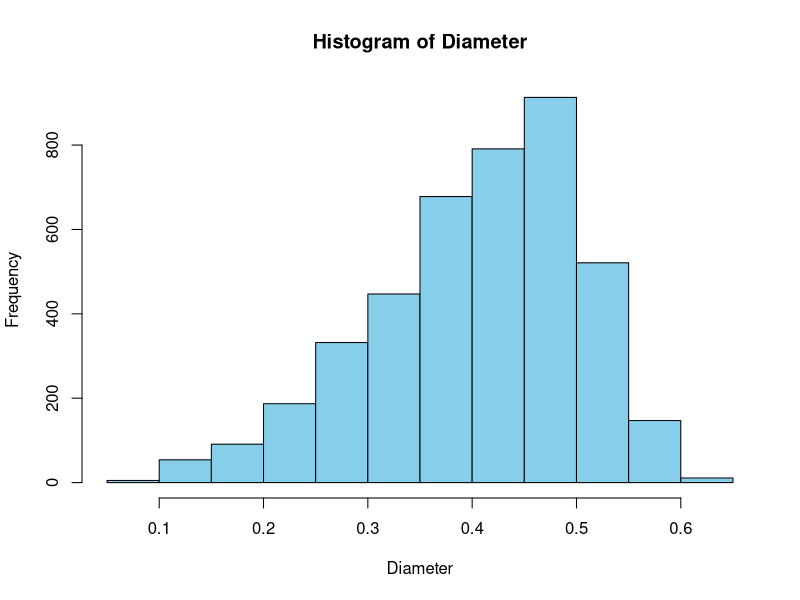
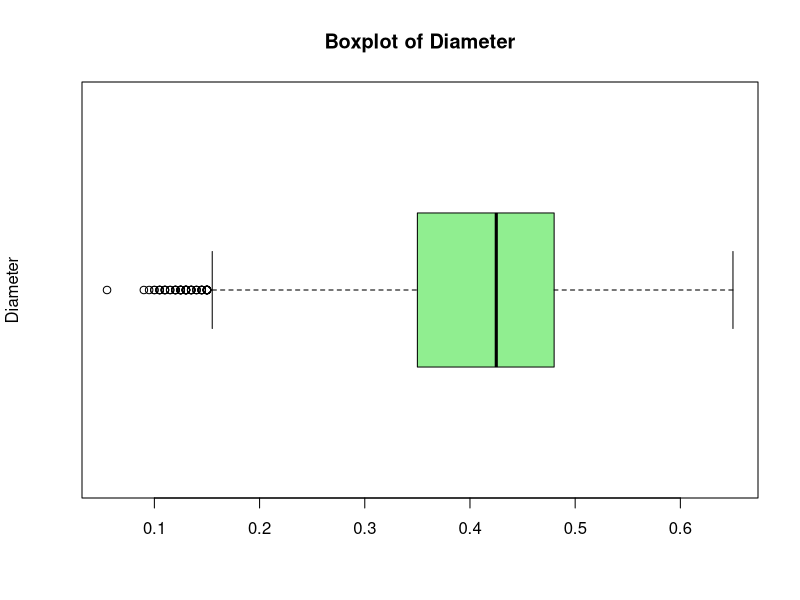
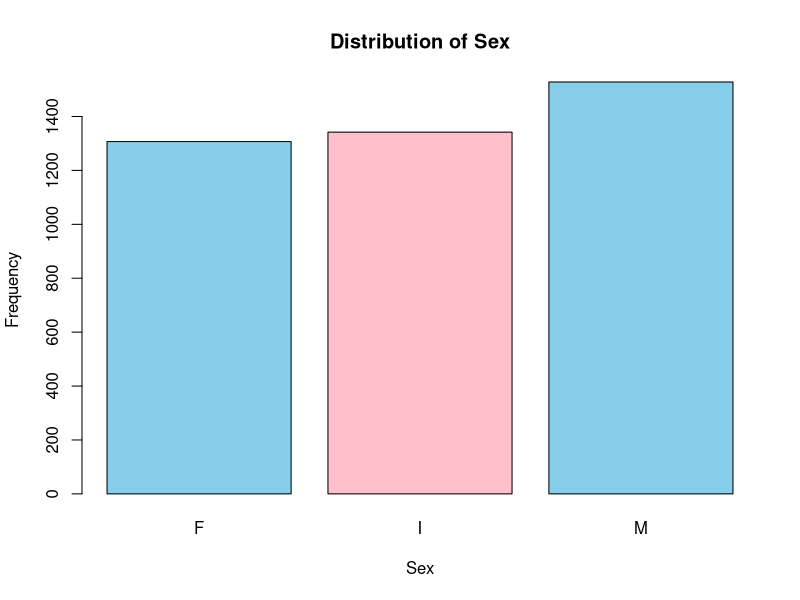
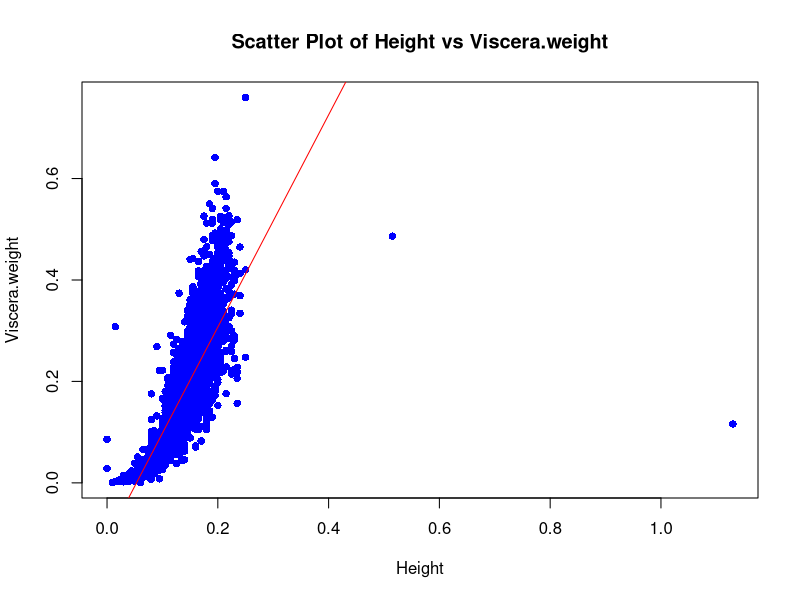
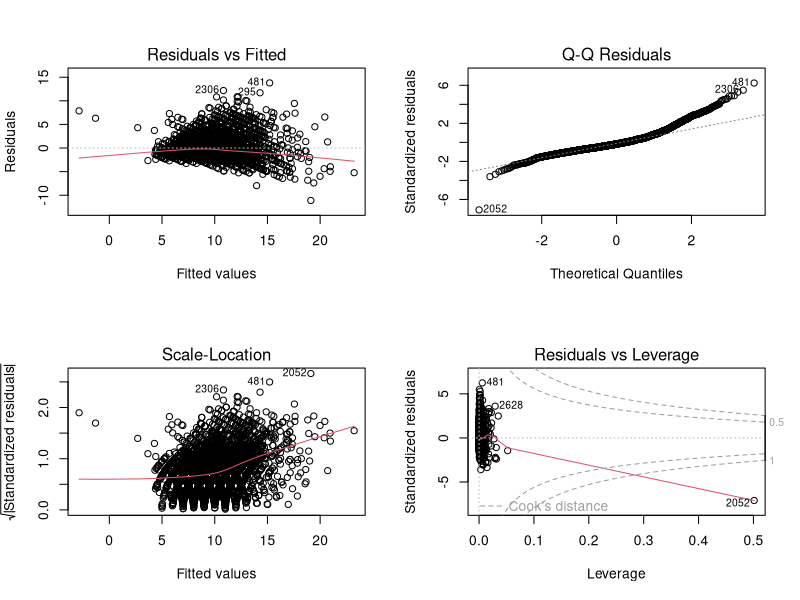
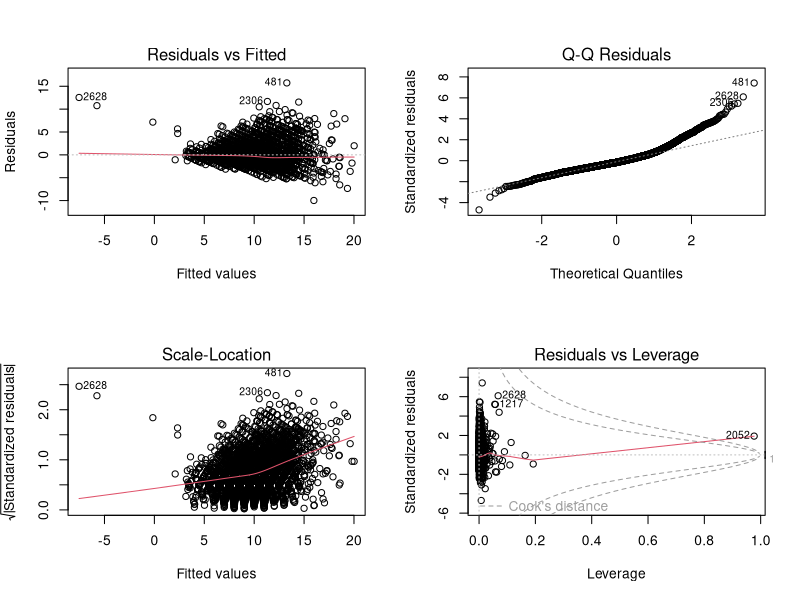
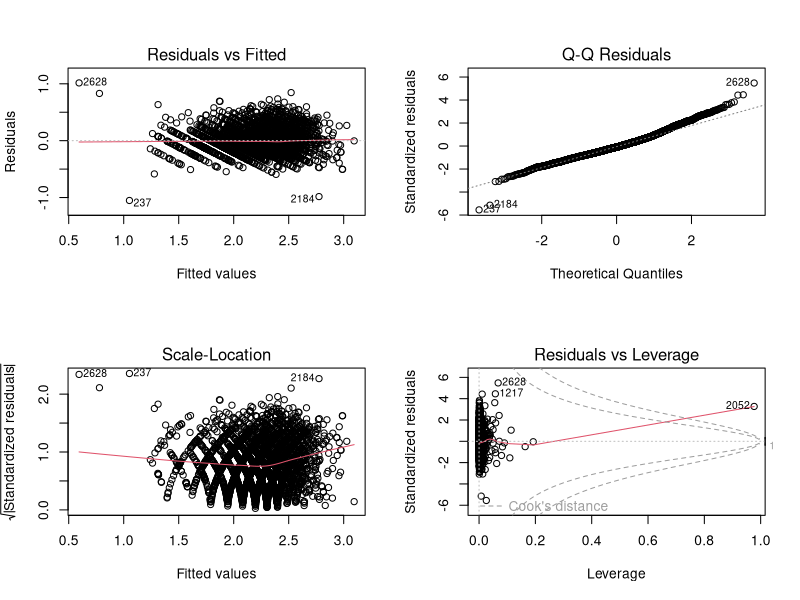
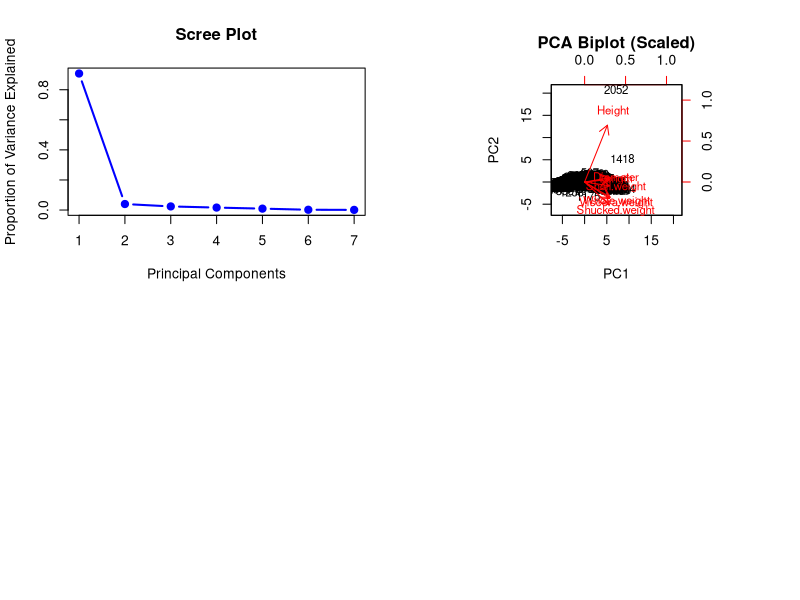

Recreate these plots in R, in order.
if (!requireNamespace("rstudioapi", quietly = TRUE)) install.packages("rstudioapi")
setwd(dirname(rstudioapi::getActiveDocumentContext()$path))


dev.new()

# Reading the data
my_data <- read.csv("abalone_dataset.csv")
str(my_data)
head(my_data)

# Number of observations and variables
dim(my_data)
# Number of rows (observations)
nrow(my_data)

# Number of columns (variables)
ncol(my_data)

# Calculate summary statistics for 'Diameter'
mean_Dia <- mean(my_data$Diameter, na.rm = TRUE)
median_Dia <- median(my_data$Diameter, na.rm = TRUE)
sd_Dia <- sd(my_data$Diameter, na.rm = TRUE)
min_Dia <- min(my_data$Diameter, na.rm = TRUE)
max_Dia <- max(my_data$Diameter, na.rm = TRUE)

# Create a data frame to store the results
summary_table <- data.frame(
  Statistic = c("Mean", "Median", "Standard Deviation", "Minimum", "Maximum"),
  Value = c(mean_Dia, median_Dia, sd_Dia, min_Dia, max_Dia)
)

# Print the table
print(summary_table)


# Select numerical variables
numerical_vars <- my_data[, sapply(my_data, is.numeric)]

# Calculate statistics
stats <- data.frame(
  Variable = colnames(numerical_vars),
  Min = sapply(numerical_vars, min),
  Max = sapply(numerical_vars, max),
  Mean = sapply(numerical_vars, mean),
  Median = sapply(numerical_vars, median),
  StdDev = sapply(numerical_vars, sd)
)

# Display the statistics table
library(knitr)  # For better table formatting
kable(stats, caption = "Summary Statistics for Numerical Variables")


# Create a histogram
hist(my_data$Diameter,
     main = "Histogram of Diameter",
     xlab = "Diameter",
     col = "skyblue",
     border = "black")

# Create a boxplot
boxplot(my_data$Diameter,
        main = "Boxplot of Diameter",
        ylab = "Diameter",
        col = "lightgreen",
        horizontal = TRUE)

# Create a bar plot for the 'Sex' variable
barplot(table(my_data$Sex),
        main = "Distribution of Sex",
        xlab = "Sex",
        ylab = "Frequency",
        col = c("skyblue", "pink"),
        border = "black")

# Multivariate Analysis
# ================ Pearson Correlation ==================
# Calculate Pearson correlation between 'Height' and 'Viscera.weight'
correlation <- cor(my_data$Height, my_data$Viscera.weight, method = "pearson", use = "complete.obs")

# Print the result
cat("Pearson Correlation Coefficient between Height and Viscera.weight:", correlation)


# Extract numerical variables
numerical_vars <- my_data[, sapply(my_data, is.numeric)]

# Calculate the correlation matrix for numerical variables
correlation_matrix <- cor(numerical_vars)

# Print the correlation matrix
print(correlation_matrix)



# ================ scatter plot ==================

# Create a scatter plot
# Create a scatter plot
plot(my_data$Height, my_data$Viscera.weight,
     main = "Scatter Plot of Height vs Viscera.weight",
     xlab = "Height",
     ylab = "Viscera.weight",
     col = "blue",    # Color of the points
     pch = 16)        # Shape of the points

# Add a regression line (trend line)
abline(lm(Viscera.weight ~ Height, data = my_data), col = "red")  # Red trend line


# ================ linear regression model ==================

# Fit a linear regression model predicting 'Rings' from 'Diameter' and 'Whole.weight'
model <- lm(Rings ~ Height + Viscera.weight, data = my_data)

# Display the summary of the model
summary(model)

# ================ Use all the variables ==================

# Fit a linear regression model predicting Performance.Index from Previous.Scores and Hours.Studied
# Fit a linear regression model using all variables to predict Rings
model <- lm(Rings ~ Diameter + Height + Whole.weight + Shucked.weight + Viscera.weight + Shell.weight, data = my_data)

# Display the summary of the model
summary(model)

# Diagnostic plots for the updated model
par(mfrow = c(2, 2))  # Arrange plots in a 2x2 grid
plot(model)

# =============== Poly fit ========================


# Fit a polynomial regression model (second-degree) using the predictors
model_poly <- lm(Rings ~ poly(Diameter, 2) + poly(Height, 2) + poly(Whole.weight, 2) + 
                   poly(Shucked.weight, 2) + poly(Viscera.weight, 2) + poly(Shell.weight, 2), data = my_data)

# Display the summary of the polynomial model
summary(model_poly)

# Diagnostic plots for the polynomial model
par(mfrow = c(2, 2))  # Arrange plots in a 2x2 grid
plot(model_poly)

# =============== heteroscedasticity applying log transformation ==================

# Apply log transformation to the dependent variable
my_data$log_Rings <- log(my_data$Rings)

# Fit a polynomial regression model (second-degree) using the predictors with log-transformed Rings
model_poly_log <- lm(log_Rings ~ poly(Diameter, 2) + poly(Height, 2) + poly(Whole.weight, 2) + 
                       poly(Shucked.weight, 2) + poly(Viscera.weight, 2) + poly(Shell.weight, 2), data = my_data)

# Display the summary of the log-transformed polynomial model
summary(model_poly_log)

# Diagnostic plots for the log-transformed polynomial model
par(mfrow = c(2, 2))  # Arrange plots in a 2x2 grid
plot(model_poly_log)




# ================ Principal Component Analysis (PCA) ====================

# Step 1: Select numerical variables from the dataset
numerical_vars <- my_data[, c("Length", "Diameter", "Height", "Whole.weight", 
                              "Shucked.weight", "Viscera.weight", "Shell.weight")]

# Step 2: Standardize the data
numerical_vars_scaled <- scale(numerical_vars)

# Step 3: Perform PCA
pca_result <- prcomp(numerical_vars_scaled, center = TRUE, scale. = TRUE)

# Step 4: Plot the explained variance (Scree plot)
# Variance explained by each component
explained_variance <- summary(pca_result)$importance[2,]

# Plot the explained variance
plot(explained_variance, type = "b", main = "Scree Plot", xlab = "Principal Components", 
     ylab = "Proportion of Variance Explained", pch = 19, col = "blue", lwd = 2)

# Optional: Add a line for cumulative variance to help with choosing components
cumulative_variance <- cumsum(explained_variance)


# ================ Visualize the PCA results ====================
biplot(pca_result, scale = 0, main = "PCA Biplot (Scaled)", col = c("black", "red"))
